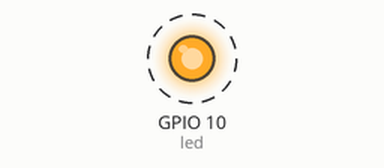
A sketch run on a simulated Seeed XIAO ESP32-C3. Shown: output pins drawn as LEDs (lit = HIGH). Dashed ring = blinking.

Above: at 0.5 s.
Timing chart, 0 to 3.0 s (numbered marks = the images above):
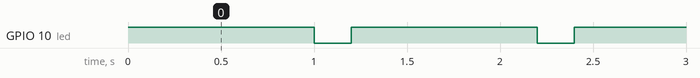

The sketch:

blink.ino
```cpp
// define led according to pin diagram
//
// https://wiki.seeedstudio.com/XIAO_ESP32C3_Getting_Started/
int led = D10;

void setup() {
  pinMode(led, OUTPUT);
}

void loop() {
  digitalWrite(led, HIGH);   // turn the LED on
  delay(1000);               // wait for a second
  digitalWrite(led, LOW);    // turn the LED off
  delay(200);               // wait for a second
}
```

Measured:
- by itself, GPIO 10 (led): alternates HIGH for 1.0 s and LOW for 0.20 s
